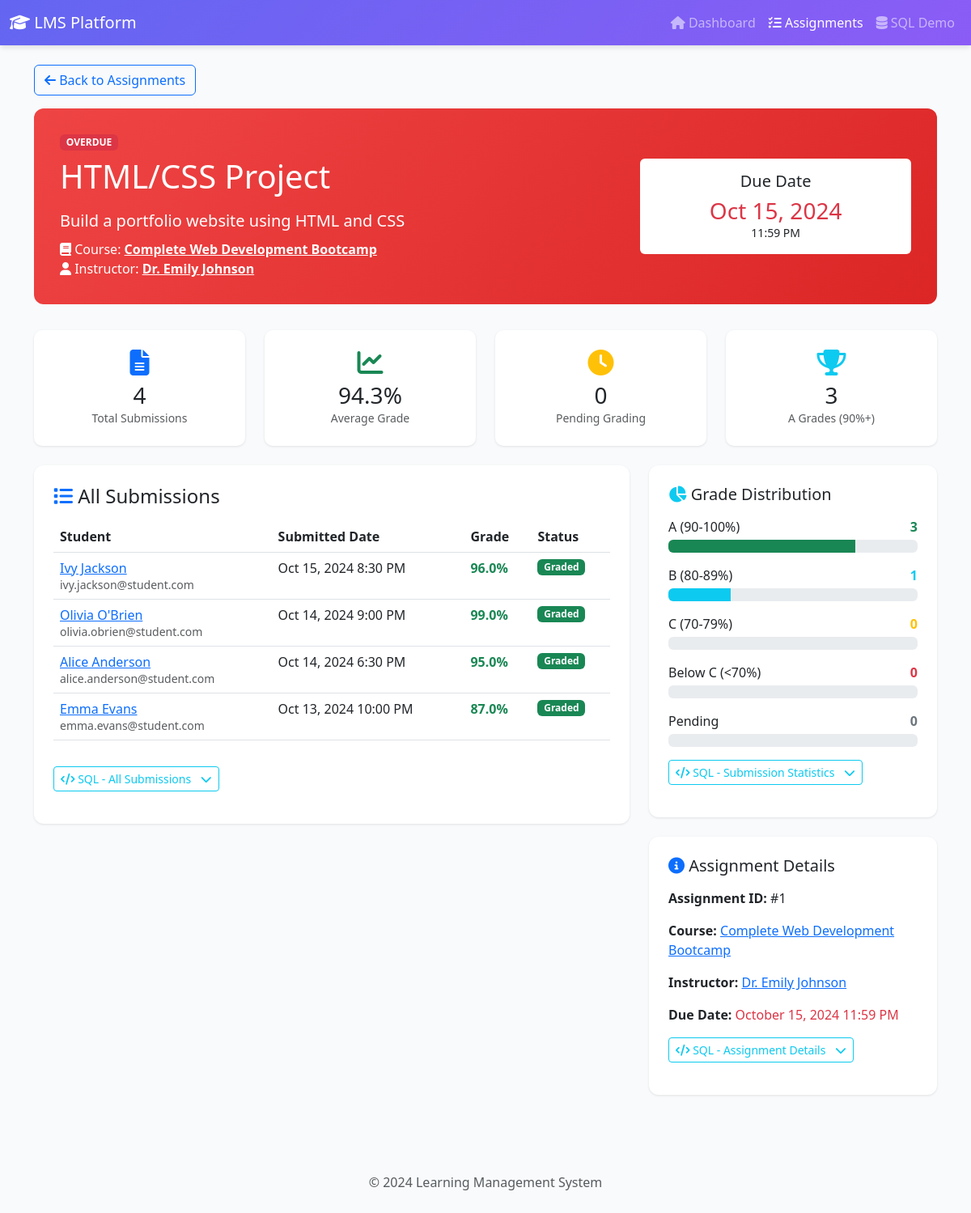
Page /view_assignment.php?id=1 on the committed database.
### tables this page shows
CREATE TABLE assignments (
    assignment_id INT PRIMARY KEY AUTO_INCREMENT,
    course_id INT NOT NULL,
    title VARCHAR(200) NOT NULL,
    description TEXT,
    due_date DATETIME,
    FOREIGN KEY (course_id) REFERENCES courses(course_id) ON DELETE CASCADE ON UPDATE CASCADE,
    INDEX idx_course (course_id),
    INDEX idx_due_date (due_date)
);

CREATE TABLE courses (
    course_id INT PRIMARY KEY AUTO_INCREMENT,
    title VARCHAR(200) NOT NULL,
    description TEXT,
    price DECIMAL(10, 2) DEFAULT 0.00,
    category_id INT NOT NULL,
    instructor_id INT NOT NULL,
    created_at TIMESTAMP DEFAULT CURRENT_TIMESTAMP,
    FOREIGN KEY (category_id) REFERENCES course_categories(category_id) ON DELETE RESTRICT ON UPDATE CASCADE,
    FOREIGN KEY (instructor_id) REFERENCES users(user_id) ON DELETE RESTRICT ON UPDATE CASCADE,
    INDEX idx_category (category_id),
    INDEX idx_instructor (instructor_id),
    INDEX idx_title (title)
);

CREATE TABLE users (
    user_id INT PRIMARY KEY AUTO_INCREMENT,
    name VARCHAR(100) NOT NULL,
    email VARCHAR(100) UNIQUE NOT NULL,
    password VARCHAR(255) NOT NULL,
    role ENUM('student', 'instructor', 'admin') DEFAULT 'student',
    created_at TIMESTAMP DEFAULT CURRENT_TIMESTAMP,
    INDEX idx_email (email),
    INDEX idx_role (role)
);

CREATE TABLE submissions (
    submission_id INT PRIMARY KEY AUTO_INCREMENT,
    assignment_id INT NOT NULL,
    student_id INT NOT NULL,
    submitted_at TIMESTAMP DEFAULT CURRENT_TIMESTAMP,
    grade DECIMAL(5, 2),
    FOREIGN KEY (assignment_id) REFERENCES assignments(assignment_id) ON DELETE CASCADE ON UPDATE CASCADE,
    FOREIGN KEY (student_id) REFERENCES users(user_id) ON DELETE CASCADE ON UPDATE CASCADE,
    INDEX idx_assignment (assignment_id),
    INDEX idx_student (student_id)
);

### view_assignment.php (the view, shortened to what this page needs)
<?php
require_once 'includes/sql_display.php';
$database = new Database();
$conn = $database->getConnection();
$assignment_id = isset($_GET['id']) ? $_GET['id'] : 0;
$assignment_sql = "SELECT
            a.*,
            c.title as course_title,
            c.course_id,
            u.name as instructor_name,
            u.user_id as instructor_id
        FROM assignments a
        INNER JOIN courses c ON a.course_id = c.course_id
        INNER JOIN users u ON c.instructor_id = u.user_id
        WHERE a.assignment_id = :id";
$stmt = $conn->prepare($assignment_sql);
$stmt->execute([':id' => $assignment_id]);
$assignment = $stmt->fetch();
$submission_stats_sql = "SELECT
            COUNT(*) as total_submissions,
            AVG(grade) as avg_grade,
            MAX(grade) as max_grade,
            MIN(grade) as min_grade,
            SUM(CASE WHEN grade IS NULL THEN 1 ELSE 0 END) as pending_count,
            SUM(CASE WHEN grade >= 90 THEN 1 ELSE 0 END) as a_grade,
            SUM(CASE WHEN grade >= 80 AND grade < 90 THEN 1 ELSE 0 END) as b_grade,
            SUM(CASE WHEN grade >= 70 AND grade < 80 THEN 1 ELSE 0 END) as c_grade,
            SUM(CASE WHEN grade < 70 AND grade IS NOT NULL THEN 1 ELSE 0 END) as below_c
        FROM submissions
        WHERE assignment_id = :id";
$stmt = $conn->prepare($submission_stats_sql);
$stmt->execute([':id' => $assignment_id]);
$stats = $stmt->fetch();
$submissions_sql = "SELECT
            s.submission_id,
            s.submitted_at,
            s.grade,
            u.user_id,
            u.name as student_name,
            u.email as student_email
        FROM submissions s
        INNER JOIN users u ON s.student_id = u.user_id
        WHERE s.assignment_id = :id
        ORDER BY s.submitted_at DESC";
$stmt = $conn->prepare($submissions_sql);
$stmt->execute([':id' => $assignment_id]);
$submissions = $stmt->fetchAll();
$due_date = new DateTime($assignment['due_date']);
$now = new DateTime();
$is_overdue = $due_date < $now;
?>
<!DOCTYPE html>
<html lang="en">
<head>
    <link href="https://cdn.jsdelivr.net/npm/bootstrap@5.3.0/dist/css/bootstrap.min.css" rel="stylesheet">
    <link href="https://cdnjs.cloudflare.com/ajax/libs/font-awesome/6.4.0/css/all.min.css" rel="stylesheet">
</head>
<body>
    <nav class="navbar navbar-expand-lg navbar-dark">
        <div class="container-fluid">
            <a class="navbar-brand" href="index.php"><i class="fas fa-graduation-cap"></i> LMS Platform</a>
            <div class="collapse navbar-collapse" id="navbarNav">
                <ul class="navbar-nav ms-auto">
                    <li class="nav-item"><a class="nav-link" href="index.php"><i class="fas fa-home"></i> Dashboard</a>
                    </li>
                    <li class="nav-item"><a class="nav-link active" href="assignments.php"><i class="fas fa-tasks"></i>
                            Assignments</a></li>
                    <li class="nav-item"><a class="nav-link" href="sql_operations.php"><i class="fas fa-database"></i>
                            SQL Demo</a></li>
                </ul>
            </div>
        </div>
    </nav>
    <div class="container mt-4">
        <div class="mb-3">
            <a href="assignments.php" class="btn btn-outline-primary"><i class="fas fa-arrow-left"></i> Back to
                Assignments</a>
        </div>
        <div class="assignment-header">
            <div class="row align-items-center">
                <div class="col-md-8">
                    <?php if ($is_overdue): ?>
                        <span class="badge bg-danger mb-2">OVERDUE</span>
                    <?php else: ?>
                        <span class="badge bg-success mb-2">ACTIVE</span>
                    <?php endif; ?>
                    <h1 class="mb-3"><?php echo htmlspecialchars($assignment['title']); ?></h1>
                    <p class="lead mb-2"><?php echo htmlspecialchars($assignment['description']); ?></p>
                    <p class="mb-0">
                        <i class="fas fa-book"></i> Course: <strong><a
                                href="view_course.php?id=<?php echo $assignment['course_id']; ?>"
                                class="text-white"><?php echo htmlspecialchars($assignment['course_title']); ?></a></strong>
                    </p>
                    <p class="mb-0">
                        <i class="fas fa-user"></i> Instructor: <strong><a
                                href="view_user.php?id=<?php echo $assignment['instructor_id']; ?>"
                                class="text-white"><?php echo htmlspecialchars($assignment['instructor_name']); ?></a></strong>
                    </p>
                </div>
                <div class="col-md-4 text-center">
                    <div class="bg-white text-dark p-3 rounded">
                        <h5>Due Date</h5>
                        <h3 class="mb-0 <?php echo $is_overdue ? 'text-danger' : 'text-success'; ?>">
                            <?php echo date('M d, Y', strtotime($assignment['due_date'])); ?>
                        </h3>
                        <small><?php echo date('g:i A', strtotime($assignment['due_date'])); ?></small>
                    </div>
                </div>
            </div>
        </div>
        <div class="row mb-4">
            <div class="col-md-3">
                <div class="stat-box">
                    <i class="fas fa-file-alt fa-2x text-primary mb-2"></i>
                    <h3 class="mb-0"><?php echo $stats['total_submissions']; ?></h3>
                    <small class="text-muted">Total Submissions</small>
                </div>
            </div>
            <div class="col-md-3">
                <div class="stat-box">
                    <i class="fas fa-chart-line fa-2x text-success mb-2"></i>
                    <h3 class="mb-0">
                        <?php echo $stats['avg_grade'] ? number_format($stats['avg_grade'], 1) . '%' : 'N/A'; ?>
                    </h3>
                    <small class="text-muted">Average Grade</small>
                </div>
            </div>
            <div class="col-md-3">
                <div class="stat-box">
                    <i class="fas fa-clock fa-2x text-warning mb-2"></i>
                    <h3 class="mb-0"><?php echo $stats['pending_count']; ?></h3>
                    <small class="text-muted">Pending Grading</small>
                </div>
            </div>
            <div class="col-md-3">
                <div class="stat-box">
                    <i class="fas fa-trophy fa-2x text-info mb-2"></i>
                    <h3 class="mb-0"><?php echo $stats['a_grade']; ?></h3>
                    <small class="text-muted">A Grades (90%+)</small>
                </div>
            </div>
        </div>
        <div class="row">
            <div class="col-md-8">
                <div class="info-card">
                    <h4 class="mb-3"><i class="fas fa-list text-primary"></i> All Submissions</h4>
                    <?php if (count($submissions) > 0): ?>
                        <div class="table-responsive">
                            <table class="table table-hover">
                                <thead>
                                    <tr>
                                        <th>Student</th>
                                        <th>Submitted Date</th>
                                        <th>Grade</th>
                                        <th>Status</th>
                                    </tr>
                                </thead>
                                <tbody>
                                    <?php foreach ($submissions as $submission): ?>
                                        <tr>
                                            <td>
                                                <a
                                                    href="view_user.php?id=<?php echo $submission['user_id']; ?>"><?php echo htmlspecialchars($submission['student_name']); ?></a><br>
                                                <small
                                                    class="text-muted"><?php echo htmlspecialchars($submission['student_email']); ?></small>
                                            </td>
                                            <td><?php echo date('M d, Y g:i A', strtotime($submission['submitted_at'])); ?></td>
                                            <td>
                                                <?php if ($submission['grade'] !== null): ?>
                                                    <strong
                                                        class="text-success"><?php echo number_format($submission['grade'], 1); ?>%</strong>
                                                <?php else: ?>
                                                    <span class="text-muted">-</span>
                                                <?php endif; ?>
                                            </td>
                                            <td>
                                                <?php if ($submission['grade'] !== null): ?>
                                                    <span class="badge bg-success">Graded</span>
                                                <?php else: ?>
                                                    <span class="badge bg-warning">Pending</span>
                                                <?php endif; ?>
                                            </td>
                                        </tr>
                                    <?php endforeach; ?>
                                </tbody>
                            </table>
                        </div>
                    <?php else: ?>
                        <p class="text-muted text-center py-4">No submissions yet.</p>
                    <?php endif; ?>
                </div>
            </div>
            <div class="col-md-4">
                <div class="info-card">
                    <h5 class="mb-3"><i class="fas fa-chart-pie text-info"></i> Grade Distribution</h5>
                    <?php if ($stats['total_submissions'] > 0): ?>
                        <div class="mb-3">
                            <div class="d-flex justify-content-between mb-1">
                                <span>A (90-100%)</span>
                                <strong class="text-success"><?php echo $stats['a_grade']; ?></strong>
                            </div>
                            <div class="progress mb-3">
                                <div class="progress-bar bg-success"
                                    style="width: <?php echo ($stats['a_grade'] / $stats['total_submissions']) * 100; ?>%">
                                </div>
                            </div>
                            <div class="d-flex justify-content-between mb-1">
                                <span>B (80-89%)</span>
                                <strong class="text-info"><?php echo $stats['b_grade']; ?></strong>
                            </div>
                            <div class="progress mb-3">
                                <div class="progress-bar bg-info"
                                    style="width: <?php echo ($stats['b_grade'] / $stats['total_submissions']) * 100; ?>%">
                                </div>
                            </div>
                            <div class="d-flex justify-content-between mb-1">
                                <span>C (70-79%)</span>
                                <strong class="text-warning"><?php echo $stats['c_grade']; ?></strong>
                            </div>
                            <div class="progress mb-3">
                            </div>
                            <div class="d-flex justify-content-between mb-1">
                                <span>Below C (&lt;70%)</span>
                                <strong class="text-danger"><?php echo $stats['below_c']; ?></strong>
                            </div>
                            <div class="progress mb-3">
                            </div>
                            <div class="d-flex justify-content-between mb-1">
                                <span>Pending</span>
                                <strong class="text-secondary"><?php echo $stats['pending_count']; ?></strong>
                            </div>
                            <div class="progress">
                            </div>
                        </div>
                    <?php else: ?>
                        <p class="text-muted text-center">No submissions to display</p>
                    <?php endif; ?>
                </div>
                <div class="info-card">
                    <h5 class="mb-3"><i class="fas fa-info-circle text-primary"></i> Assignment Details</h5>
                    <p><strong>Assignment ID:</strong> #<?php echo $assignment['assignment_id']; ?></p>
                    <p><strong>Course:</strong> <a
                            href="view_course.php?id=<?php echo $assignment['course_id']; ?>"><?php echo htmlspecialchars($assignment['course_title']); ?></a>
                    </p>
                    <p><strong>Instructor:</strong> <a
                            href="view_user.php?id=<?php echo $assignment['instructor_id']; ?>"><?php echo htmlspecialchars($assignment['instructor_name']); ?></a>
                    </p>
                    <p><strong>Due Date:</strong> <span
                            class="<?php echo $is_overdue ? 'text-danger' : 'text-success'; ?>"><?php echo date('F d, Y g:i A', strtotime($assignment['due_date'])); ?></span>
                    </p>
                </div>
            </div>
        </div>
    </div>
    <footer class="text-center text-muted py-4 mt-5">
        <p>&copy; 2024 Learning Management System</p>
    </footer>
</body>
</html>

### view_assignment.php (style rules this page uses)
:root { --primary-color: #6366f1; --secondary-color: #8b5cf6; }
body { background-color: #f8fafc; font-family: 'Segoe UI', Tahoma, Geneva, Verdana, sans-serif; }
.navbar { background: linear-gradient(135deg, var(--primary-color) 0%, var(--secondary-color) 100%); box-shadow: 0 4px 6px -1px rgba(0, 0, 0, 0.1); }
.assignment-header { background: linear-gradient(135deg, #ef4444 0%, #dc2626 100%); color: white; padding: 2rem; border-radius: 12px; margin-bottom: 2rem; }
.info-card { background: white; border-radius: 12px; box-shadow: 0 1px 3px rgba(0, 0, 0, 0.1); padding: 1.5rem; margin-bottom: 1.5rem; }
.stat-box { text-align: center; padding: 1.5rem; background: white; border-radius: 10px; box-shadow: 0 1px 3px rgba(0, 0, 0, 0.1); }

### rows in the picture
assignments: title "HTML/CSS Project", description "Build a portfolio website using HTML and CSS", course.title "Complete Web Development Bootcamp", users.name "Dr. Emily Johnson", due_date "Oct 15, 2024", due_date "11:59 PM", assignment_id "1", due_date "October 15, 2024 11:59 PM"
submissions: student.name "Ivy Jackson", student.email "ivy.jackson@student.com", submitted_at "Oct 15, 2024 8:30 PM", grade "96.0", shows "Graded"
submissions: student.name "Olivia O'Brien", student.email "olivia.obrien@student.com", submitted_at "Oct 14, 2024 9:00 PM", grade "99.0", shows "Graded"
submissions: student.name "Alice Anderson", student.email "alice.anderson@student.com", submitted_at "Oct 14, 2024 6:30 PM", grade "95.0", shows "Graded"
submissions: student.name "Emma Evans", student.email "emma.evans@student.com", submitted_at "Oct 13, 2024 10:00 PM", grade "87.0", shows "Graded"

### other values in the picture
$stats['total_submissions'] "4"
$stats['avg_grade'] "94.3"
$stats['pending_count'] "0"
$stats['a_grade'] "3"
$title "SQL - All Submissions SQL - Submission Statistics SQL - Assignment Details"
$stats['b_grade'] "1"
$stats['c_grade'] "0"
$stats['below_c'] "0"
